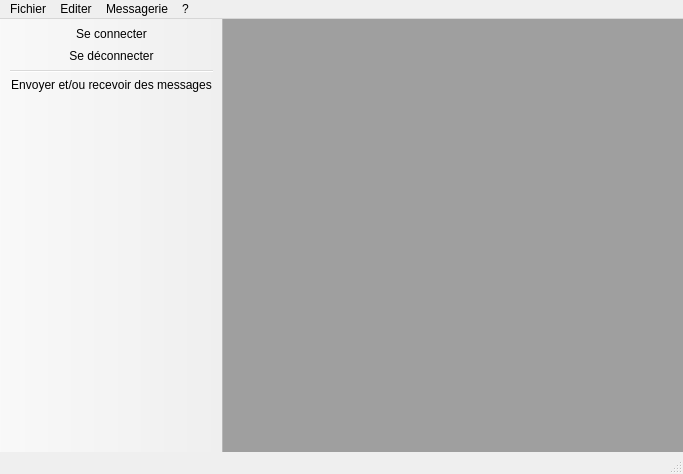
<?xml version="1.0" encoding="UTF-8"?>
<ui version="4.0">
 <class>MainWindow</class>
 <widget class="QMainWindow" name="MainWindow">
  <property name="geometry">
   <rect>
    <x>0</x>
    <y>0</y>
    <width>683</width>
    <height>474</height>
   </rect>
  </property>
  <property name="windowTitle">
   <string>Hotel Manager Admin 2011 [bienvenue au service administration]</string>
  </property>
  <property name="windowIcon">
   <iconset resource="images.qrc">
    <normaloff>:/images/logo_a.png</normaloff>:/images/logo_a.png</iconset>
  </property>
  <widget class="QWidget" name="centralWidget">
   <layout class="QGridLayout" name="gridLayout">
    <property name="margin">
     <number>0</number>
    </property>
    <item row="0" column="0">
     <widget class="QMdiArea" name="mdiArea"/>
    </item>
   </layout>
  </widget>
  <widget class="QMenuBar" name="menuBar">
   <property name="geometry">
    <rect>
     <x>0</x>
     <y>0</y>
     <width>683</width>
     <height>21</height>
    </rect>
   </property>
   <widget class="QMenu" name="menuFichier">
    <property name="title">
     <string>Fichier</string>
    </property>
    <addaction name="actionSe_connecter"/>
    <addaction name="actionSe_d_connecter"/>
    <addaction name="separator"/>
    <addaction name="actionActiver_son_compte"/>
    <addaction name="separator"/>
    <addaction name="actionQuitter"/>
   </widget>
   <widget class="QMenu" name="menuEditer">
    <property name="title">
     <string>Editer</string>
    </property>
    <addaction name="actionChanger_password"/>
   </widget>
   <widget class="QMenu" name="menuAide">
    <property name="title">
     <string>?</string>
    </property>
    <addaction name="actionAide_en_ligne"/>
    <addaction name="separator"/>
    <addaction name="actionA_propos_de_Hotel_Manager_Plus"/>
   </widget>
   <widget class="QMenu" name="menuMessagerie">
    <property name="title">
     <string>Messagerie</string>
    </property>
    <addaction name="actionEcrire_et_recevoir_des_messages"/>
   </widget>
   <addaction name="menuFichier"/>
   <addaction name="menuEditer"/>
   <addaction name="menuMessagerie"/>
   <addaction name="menuAide"/>
  </widget>
  <widget class="QToolBar" name="mainToolBar">
   <property name="movable">
    <bool>false</bool>
   </property>
   <property name="iconSize">
    <size>
     <width>32</width>
     <height>32</height>
    </size>
   </property>
   <property name="floatable">
    <bool>false</bool>
   </property>
   <attribute name="toolBarArea">
    <enum>LeftToolBarArea</enum>
   </attribute>
   <attribute name="toolBarBreak">
    <bool>false</bool>
   </attribute>
   <addaction name="actionSe_connecter"/>
   <addaction name="actionSe_d_connecter"/>
   <addaction name="separator"/>
   <addaction name="actionEcrire_et_recevoir_des_messages"/>
  </widget>
  <widget class="QStatusBar" name="statusBar"/>
  <action name="actionQuitter">
   <property name="text">
    <string>Quitter</string>
   </property>
  </action>
  <action name="actionChanger_password">
   <property name="text">
    <string>Editer votre compte...</string>
   </property>
   <property name="toolTip">
    <string>Changer le mot de passe du compte administrateur en cours</string>
   </property>
  </action>
  <action name="actionSe_connecter_au_service_R_ception">
   <property name="text">
    <string>Se connecter au service Réception</string>
   </property>
  </action>
  <action name="actionSe_connecter">
   <property name="icon">
    <iconset resource="images.qrc">
     <normaloff>:/images/connecter.png</normaloff>:/images/connecter.png</iconset>
   </property>
   <property name="text">
    <string>Se connecter</string>
   </property>
  </action>
  <action name="actionSe_d_connecter">
   <property name="icon">
    <iconset resource="images.qrc">
     <normaloff>:/images/déconnecter.png</normaloff>:/images/déconnecter.png</iconset>
   </property>
   <property name="text">
    <string>Se déconnecter</string>
   </property>
  </action>
  <action name="actionActiver_son_compte">
   <property name="text">
    <string>Activer un nouveau compte...</string>
   </property>
  </action>
  <action name="actionEcrire_et_recevoir_des_messages">
   <property name="icon">
    <iconset resource="images.qrc">
     <normaloff>:/images/msgs2.png</normaloff>:/images/msgs2.png</iconset>
   </property>
   <property name="text">
    <string>Envoyer et/ou recevoir des messages</string>
   </property>
  </action>
  <action name="actionAide_en_ligne">
   <property name="text">
    <string>Aide en ligne</string>
   </property>
  </action>
  <action name="actionA_propos_de_Hotel_Manager_Plus">
   <property name="text">
    <string>A propos de Hotel Manager Plus...</string>
   </property>
  </action>
 </widget>
 <layoutdefault spacing="6" margin="11"/>
 <resources>
  <include location="images.qrc"/>
 </resources>
 <connections/>
</ui>
